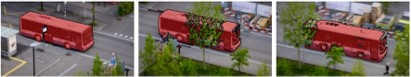
#> input picture attachments/Segmentation.jpg, 411 x 77 px; its folder holds only this picture in this run
$ python -i 'user interface.py'   (imports and definitions only)
#> lines starting #> are read from the running program, lines starting #| are printed output that depends on the picture
# -*- coding: utf-8 -*-
"""
Created on Wed Oct 28 12:03:31 2020

@author: Muhammad Ahmed
"""

import tkinter as Tk
import tkinter.font as tkFont
from tkinter import ttk,Canvas
from tkinter import filedialog
from tkinter import PhotoImage
from functions import getFrames,apply_mask
import cv2 as cv
import numpy as np
from PIL import ImageTk, Image
import subprocess
from time import perf_counter
from math import ceil

# [34 lines left out: function detect_object, not called in this run]

def calculate_first_mask(frames,skip=30):
    #this function calculates mask for very first frame
    frame1=frames[0]
    gray1 = cv.cvtColor(frame1, cv.COLOR_BGR2GRAY)
    gray1 = cv.GaussianBlur(gray1, (3, 3), 0)
    length,width,color=frames[0].shape
    mask=np.zeros((length,width),dtype=np.uint8)
    dimension=frame1.shape[0]*frame1.shape[1]
    #
    for i in range(1,skip):
        frame2=frames[i]
        gray2 = cv.cvtColor(frame2, cv.COLOR_BGR2GRAY)
        gray2 = cv.GaussianBlur(gray2, (3, 3), 0)
        #finding mask between 2 consecutive frames
        deltaframe=cv.absdiff(gray1,gray2)
        # removing noise
        threshold = cv.threshold(deltaframe, 20, i, cv.THRESH_BINARY)[1]
        threshold = cv.dilate(threshold,None,iterations=5)
        #checking if all values are 0 or not
        zero_frame=len(gray2[gray2==0])
        if zero_frame<dimension:
            mask=np.maximum(mask,threshold)
    return mask

# [61 lines left out: functions masking, playtogether, not called in this run]


#Making the interface
length=600 #length of screen
width=500#width of screen
# [3 lines not run here, left out]
# [1 line that did not run here, left out]
# [3 lines not run here, left out]
photo = PhotoImage(file = r"img.png")
photo = photo.subsample(2,2)
photo1 = PhotoImage(file = r"fast1.png")
photo1 = photo1.subsample(12,12)
#placing the images in top corners
# [1 line that did not run here, left out]
# [1 line that did not run here, left out]
#placing buttons for functionality
btn2 = ttk.Button(text ='Load Video', width=18,command = lambda:detect_object()).place(x=length/2-length/8,y=200)
btn2 = ttk.Button(text ='Apply Masking',width=18, command = lambda:masking()).place(x=length/2-length/8,y=250)
btn3 = ttk.Button(text ='Play concatinated',width=18, command = lambda:playtogether()).place(x=length/2-length/8, y=300)
# [1 line not run here, left out]

>>> import cv2
>>> picture = cv2.imread('../attachments/Segmentation.jpg', cv2.IMREAD_GRAYSCALE)
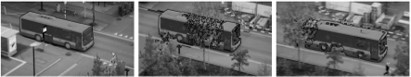
#> picture: shape (77, 411); min 0, max 255, mean 107.5
>>> result = calculate_first_mask(picture)
#> in calculate_first_mask, `frame1=frames[0]`: frame1 = 411 values, max 255 at index 83, min 239 at index 129, mean 247.5
#> (the run stopped early here; a loop or call above may not have finished)
